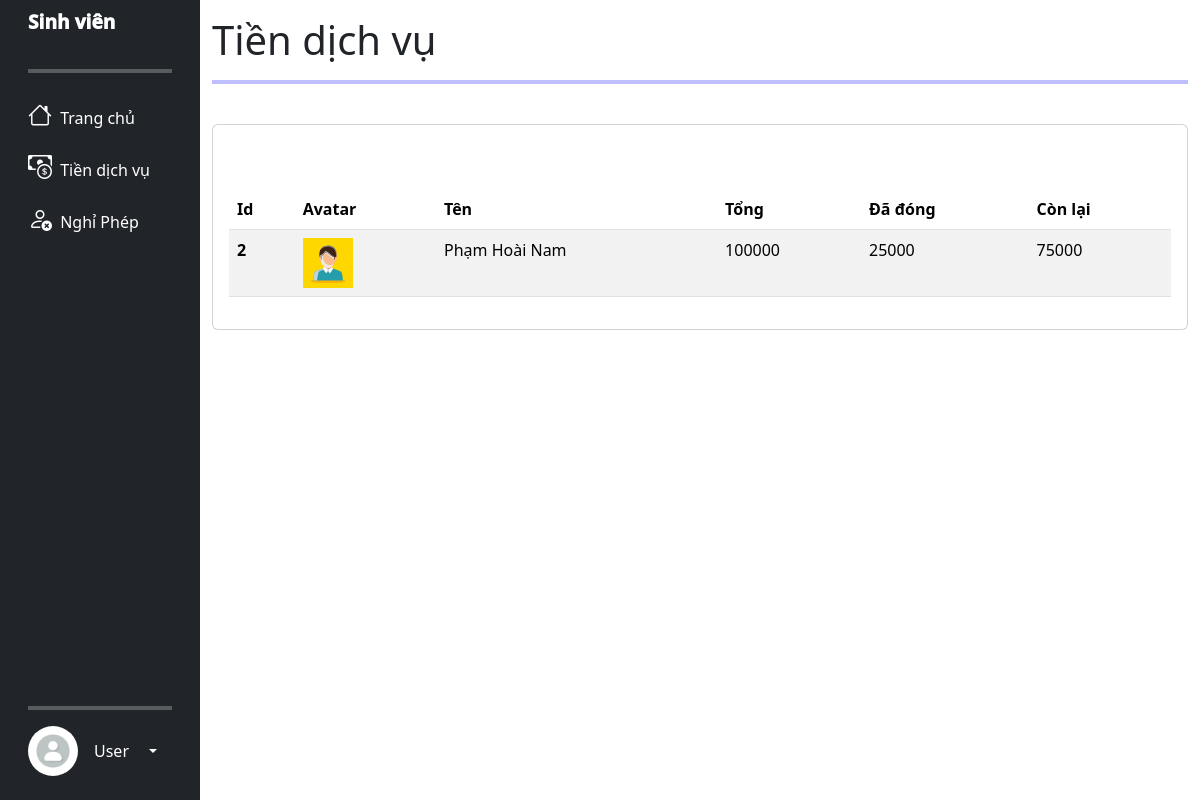
The page /user_fee.php (signed in) on the database its author committed.
### tables this page shows
CREATE TABLE `tien_dich_vu_tbl` (
  `id_tien` int(255) NOT NULL,
  `id_sinhvien` int(255) NOT NULL,
  `tong` bigint(255) NOT NULL,
  `da_dong` bigint(255) NOT NULL,
  `con_lai` bigint(255) NOT NULL,
  `ngay_them` timestamp NOT NULL DEFAULT current_timestamp() ON UPDATE current_timestamp(),
  `ngay_cap_nhat` date NOT NULL
);

CREATE TABLE `sinh_vien_tbl` (
  `id_sv` int(255) NOT NULL,
  `ten` varchar(255) NOT NULL,
  `ngay_sinh` varchar(255) NOT NULL,
  `gioi_tinh` varchar(255) NOT NULL,
  `so_dien_thoai` varchar(255) NOT NULL,
  `email` varchar(255) NOT NULL,
  `dia_chi` varchar(255) NOT NULL,
  `id_lop` int(11) NOT NULL,
  `ngay_vao_hoc` date NOT NULL,
  `ngay_them` timestamp NOT NULL DEFAULT current_timestamp() ON UPDATE current_timestamp(),
  `anh` varchar(255) NOT NULL DEFAULT 'default_avata.png',
  `ngay_cap_nhat` date NOT NULL
);

### user_fee.php (the view, shortened to what this page needs)
<?php
if (isset($_SESSION['username']) && isset($_SESSION['user_type']) && $_SESSION['logged_in']) {
    $username = $_SESSION['username'];
    require_once ('connect_db.php');
    $query1 = "SELECT * FROM tien_dich_vu_tbl
    INNER JOIN sinh_vien_tbl ON tien_dich_vu_tbl.id_sinhvien = sinh_vien_tbl.id_sv
    INNER JOIN login_tbl ON login_tbl.id = tien_dich_vu_tbl.id_sinhvien
    WHERE login_tbl.username = ?";
    $stmt = $con->prepare($query1);
    $stmt->bind_param("s", $username);
    $stmt->execute();
    $student_result = $stmt->get_result();
    ?>
    <!DOCTYPE html>
    <html lang="en">
    <head>
        <link href="https://cdn.jsdelivr.net/npm/bootstrap@5.3.3/dist/css/bootstrap.min.css" rel="stylesheet">
        <link rel="stylesheet" href="https://cdn.jsdelivr.net/npm/bootstrap-icons@1.11.3/font/bootstrap-icons.min.css">
        <link href="https://cdn.datatables.net/v/bs5/dt-2.0.5/datatables.min.css" rel="stylesheet">
        <link rel="stylesheet" href="main.css">
    </head>
    <body>
        <div class="side_bar">
            <div class="container-fluid">
                <div class="row flex-nowrap">
                    <?php echo file_get_contents("user_baseUI.html"); ?>
                    <div class="col py-3">
                        <h1>Tiền dịch vụ</h1>
                        <hr style="border: 2px solid blue">
                        <br>
                        <div class="card">
                            <div class="card-body mt-5">
                                <table class="table table-striped table-hover">
                                    <thead style="position: sticky; top: 1;">
                                        <tr>
                                            <th scope="col">Id</th>
                                            <th scope="col">Avatar</th>
                                            <th scope="col">Tên</th>
                                            <th scope="col">Tổng</th>
                                            <th scope="col">Đã đóng</th>
                                            <th scope="col">Còn lại</th>
                                        </tr>
                                    </thead>
                                    <tbody>
                                        <?php
                                        while ($row = $student_result->fetch_assoc()) {
                                            ?>
                                            <tr>
                                                <th scope="row"><?php echo $row['id_sv']; ?></th>
                                                <td><img src="<?php echo $row['anh']; ?>" alt="user_avatar" height="50px"
                                                        width="50px"></td>
                                                <td><?php echo $row['ten']; ?></td>
                                                <td><?php echo $row['tong']; ?></td>
                                                <td><?php echo $row['da_dong']; ?></td>
                                                <td><?php echo $row['con_lai']; ?></td>
                                            </tr>
                                            <?php
                                        }
                                        ?>
                                    </tbody>
                                </table>
                            </div>
                        </div>
                    </div>
                </div>
            </div>
        </div>
    </body>
    </html>
    <?php
} else {
    header("Location: error.html");
    exit();
}
?>

### main.css (style rules this page uses)
:root { font-family: 'Poppins', sans-serif; font-family: 'Kaisei Tokumin', serif; }
.title { font-size: larger !important; font-weight: 1000 !important; }
.main-side-item, .side-item { min-width: 100%; }

### rows shown on the page
tien_dich_vu_tbl: sinh_vien_tbl.id_sv "2", sinh_vien_tbl.anh (placeholder picture), sinh_vien_tbl.ten "Phạm Hoài Nam", tong "100000", da_dong "25000", con_lai "75000"

### other values the page prints
file_get_contents("user_baseUI.html") "Sinh viên Trang chủ Tiền dịch vụ Nghỉ Phép User"
